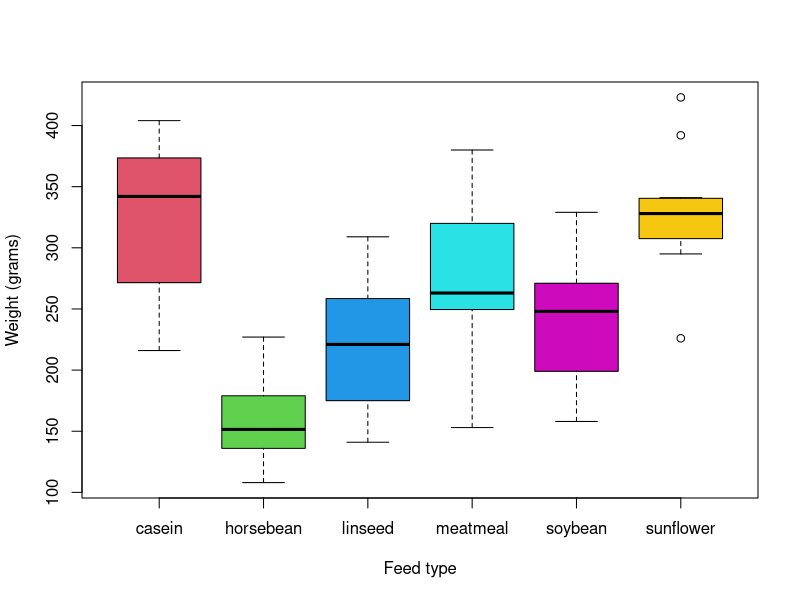

The R source for this figure:
## ---- chunk 1
plot(chickwts$weight ~ chickwts$feed,
     xlab = 'Feed type',
     ylab = 'Weight (grams)',
     col = 2:7)
